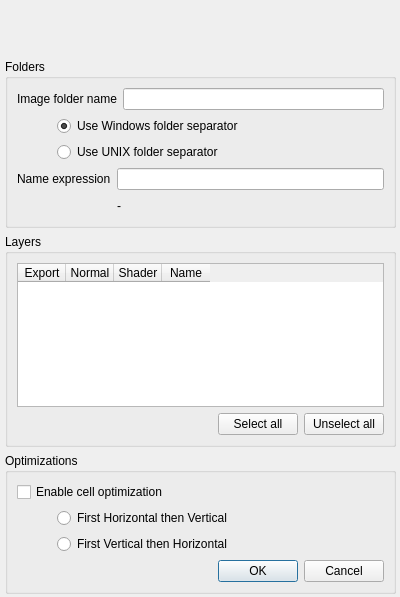
<?xml version="1.0" encoding="UTF-8"?>
<ui version="4.0">
 <class>OptionsDialog</class>
 <widget class="QDialog" name="OptionsDialog">
  <property name="windowModality">
   <enum>Qt::WindowModal</enum>
  </property>
  <property name="geometry">
   <rect>
    <x>0</x>
    <y>0</y>
    <width>400</width>
    <height>597</height>
   </rect>
  </property>
  <property name="windowTitle">
   <string>ORX Export options</string>
  </property>
  <widget class="QWidget" name="horizontalLayoutWidget">
   <property name="geometry">
    <rect>
     <x>5</x>
     <y>3</y>
     <width>391</width>
     <height>591</height>
    </rect>
   </property>
   <layout class="QHBoxLayout" name="layoutPageH">
    <property name="sizeConstraint">
     <enum>QLayout::SetDefaultConstraint</enum>
    </property>
    <item>
     <layout class="QVBoxLayout" name="layeoutPageV" stretch="0,0,0,0">
      <property name="sizeConstraint">
       <enum>QLayout::SetNoConstraint</enum>
      </property>
      <item>
       <layout class="QHBoxLayout" name="layoutTitle">
        <item>
         <spacer name="horizontalSpacer_3">
          <property name="orientation">
           <enum>Qt::Horizontal</enum>
          </property>
          <property name="sizeHint" stdset="0">
           <size>
            <width>40</width>
            <height>20</height>
           </size>
          </property>
         </spacer>
        </item>
        <item>
         <widget class="QLabel" name="lblOrxLogo">
          <property name="minimumSize">
           <size>
            <width>100</width>
            <height>50</height>
           </size>
          </property>
          <property name="text">
           <string/>
          </property>
          <property name="pixmap">
           <pixmap resource="resources.qrc">:/OrxLogo</pixmap>
          </property>
          <property name="alignment">
           <set>Qt::AlignCenter</set>
          </property>
         </widget>
        </item>
        <item>
         <spacer name="horizontalSpacer_4">
          <property name="orientation">
           <enum>Qt::Horizontal</enum>
          </property>
          <property name="sizeHint" stdset="0">
           <size>
            <width>40</width>
            <height>20</height>
           </size>
          </property>
         </spacer>
        </item>
       </layout>
      </item>
      <item>
       <widget class="QGroupBox" name="grpFolders">
        <property name="title">
         <string>Folders</string>
        </property>
        <layout class="QHBoxLayout" name="horizontalLayout" stretch="0">
         <item>
          <layout class="QVBoxLayout" name="verticalLayout">
           <item>
            <layout class="QHBoxLayout" name="horizontalLayout_4">
             <item>
              <widget class="QLabel" name="label">
               <property name="text">
                <string>Image folder name</string>
               </property>
              </widget>
             </item>
             <item>
              <widget class="QLineEdit" name="txtImageFolderName"/>
             </item>
            </layout>
           </item>
           <item>
            <layout class="QHBoxLayout" name="horizontalLayout_5">
             <item>
              <spacer name="horizontalSpacer_5">
               <property name="orientation">
                <enum>Qt::Horizontal</enum>
               </property>
               <property name="sizeType">
                <enum>QSizePolicy::Fixed</enum>
               </property>
               <property name="sizeHint" stdset="0">
                <size>
                 <width>40</width>
                 <height>20</height>
                </size>
               </property>
              </spacer>
             </item>
             <item>
              <layout class="QVBoxLayout" name="verticalLayout_6" stretch="0,1">
               <item>
                <widget class="QRadioButton" name="rdUseWnidowsSeparator">
                 <property name="text">
                  <string>Use Windows folder separator</string>
                 </property>
                 <property name="checked">
                  <bool>true</bool>
                 </property>
                </widget>
               </item>
               <item>
                <widget class="QRadioButton" name="rdUseUnixSeparator">
                 <property name="text">
                  <string>Use UNIX folder separator</string>
                 </property>
                </widget>
               </item>
              </layout>
             </item>
            </layout>
           </item>
           <item>
            <layout class="QFormLayout" name="formLayout">
             <item row="2" column="0">
              <spacer name="horizontalSpacer_6">
               <property name="orientation">
                <enum>Qt::Horizontal</enum>
               </property>
               <property name="sizeHint" stdset="0">
                <size>
                 <width>40</width>
                 <height>20</height>
                </size>
               </property>
              </spacer>
             </item>
             <item row="1" column="1">
              <widget class="QLineEdit" name="txtNameExpression"/>
             </item>
             <item row="1" column="0">
              <widget class="QLabel" name="label_2">
               <property name="text">
                <string>Name expression</string>
               </property>
              </widget>
             </item>
             <item row="2" column="1">
              <widget class="QLabel" name="lblNamePreview">
               <property name="text">
                <string>-</string>
               </property>
              </widget>
             </item>
            </layout>
           </item>
          </layout>
         </item>
        </layout>
       </widget>
      </item>
      <item>
       <widget class="QGroupBox" name="grpLayers">
        <property name="title">
         <string>Layers</string>
        </property>
        <layout class="QVBoxLayout" name="verticalLayout_2" stretch="0,0">
         <item>
          <widget class="QTableWidget" name="lstLayers">
           <property name="columnCount">
            <number>4</number>
           </property>
           <attribute name="horizontalHeaderVisible">
            <bool>true</bool>
           </attribute>
           <attribute name="horizontalHeaderDefaultSectionSize">
            <number>48</number>
           </attribute>
           <attribute name="verticalHeaderVisible">
            <bool>true</bool>
           </attribute>
           <column>
            <property name="text">
             <string>Export</string>
            </property>
           </column>
           <column>
            <property name="text">
             <string>Normal</string>
            </property>
           </column>
           <column>
            <property name="text">
             <string>Shader</string>
            </property>
           </column>
           <column>
            <property name="text">
             <string>Name</string>
            </property>
           </column>
          </widget>
         </item>
         <item>
          <layout class="QHBoxLayout" name="horizontalLayout_3">
           <item>
            <spacer name="horizontalSpacer_2">
             <property name="orientation">
              <enum>Qt::Horizontal</enum>
             </property>
             <property name="sizeHint" stdset="0">
              <size>
               <width>40</width>
               <height>20</height>
              </size>
             </property>
            </spacer>
           </item>
           <item>
            <widget class="QPushButton" name="btSelectAllLayers">
             <property name="text">
              <string>Select all</string>
             </property>
            </widget>
           </item>
           <item>
            <widget class="QPushButton" name="btUnselectAllLayers">
             <property name="text">
              <string>Unselect all</string>
             </property>
            </widget>
           </item>
          </layout>
         </item>
        </layout>
       </widget>
      </item>
      <item>
       <widget class="QGroupBox" name="grpOptimizations">
        <property name="title">
         <string>Optimizations</string>
        </property>
        <layout class="QVBoxLayout" name="verticalLayout_3">
         <item>
          <layout class="QVBoxLayout" name="verticalLayout_4">
           <item>
            <widget class="QCheckBox" name="ckEnableCellOptimization">
             <property name="text">
              <string>Enable cell optimization</string>
             </property>
            </widget>
           </item>
           <item>
            <layout class="QHBoxLayout" name="horizontalLayout_2">
             <item>
              <spacer name="horizontalSpacer">
               <property name="orientation">
                <enum>Qt::Horizontal</enum>
               </property>
               <property name="sizeType">
                <enum>QSizePolicy::Fixed</enum>
               </property>
               <property name="sizeHint" stdset="0">
                <size>
                 <width>40</width>
                 <height>20</height>
                </size>
               </property>
              </spacer>
             </item>
             <item>
              <layout class="QVBoxLayout" name="verticalLayout_5" stretch="0,0">
               <property name="sizeConstraint">
                <enum>QLayout::SetDefaultConstraint</enum>
               </property>
               <item>
                <widget class="QRadioButton" name="rdCellOptHV">
                 <property name="text">
                  <string>First Horizontal then Vertical</string>
                 </property>
                </widget>
               </item>
               <item>
                <widget class="QRadioButton" name="rdCellOptVH">
                 <property name="text">
                  <string>First Vertical then Horizontal</string>
                 </property>
                </widget>
               </item>
              </layout>
             </item>
            </layout>
           </item>
          </layout>
         </item>
         <item>
          <widget class="QDialogButtonBox" name="buttonBox">
           <property name="orientation">
            <enum>Qt::Horizontal</enum>
           </property>
           <property name="standardButtons">
            <set>QDialogButtonBox::Cancel|QDialogButtonBox::Ok</set>
           </property>
          </widget>
         </item>
        </layout>
       </widget>
      </item>
     </layout>
    </item>
   </layout>
  </widget>
 </widget>
 <resources>
  <include location="resources.qrc"/>
 </resources>
 <connections>
  <connection>
   <sender>buttonBox</sender>
   <signal>accepted()</signal>
   <receiver>OptionsDialog</receiver>
   <slot>accept()</slot>
   <hints>
    <hint type="sourcelabel">
     <x>248</x>
     <y>490</y>
    </hint>
    <hint type="destinationlabel">
     <x>157</x>
     <y>274</y>
    </hint>
   </hints>
  </connection>
  <connection>
   <sender>buttonBox</sender>
   <signal>rejected()</signal>
   <receiver>OptionsDialog</receiver>
   <slot>reject()</slot>
   <hints>
    <hint type="sourcelabel">
     <x>316</x>
     <y>490</y>
    </hint>
    <hint type="destinationlabel">
     <x>286</x>
     <y>274</y>
    </hint>
   </hints>
  </connection>
 </connections>
</ui>
